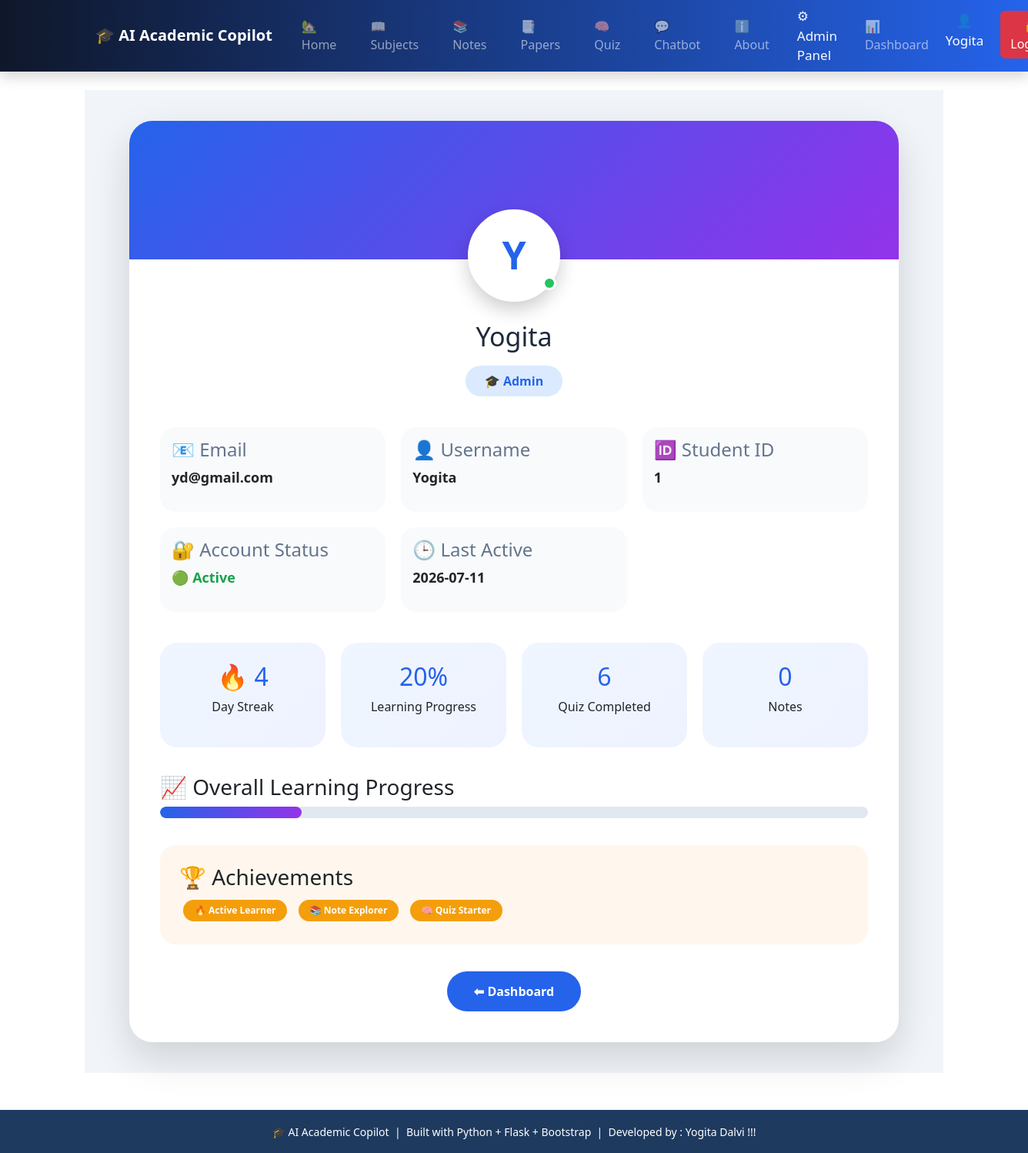
Screenshot of /profile (signed in) with the database file from the repository.
### tables this page shows
CREATE TABLE users (
    id INTEGER PRIMARY KEY AUTOINCREMENT,
    fullname TEXT,
    email TEXT,
    username TEXT UNIQUE,
    password TEXT,
    role TEXT DEFAULT 'student'
);

CREATE TABLE user_activity (
    id INTEGER PRIMARY KEY AUTOINCREMENT,
    user_id INTEGER,
    login_date TEXT,
    action TEXT
);

### app.py (the view)
@app.route("/profile")
def profile():
    if "user_id" not in session:
        return redirect("/login")
    conn = sqlite3.connect("database.db")
    cur = conn.cursor()
    cur.execute("""
    SELECT id, fullname, email, username, role
    FROM users
    WHERE id=?
    """,(session["user_id"],))
    user = cur.fetchone()
    cur.execute("""
    SELECT COUNT(*)
    FROM quiz_results
    WHERE user_id=?
    """,(session["user_id"],))
    quiz_count = cur.fetchone()[0]
    notes_count = 0
    cur.execute("""
    SELECT COUNT(DISTINCT login_date)
    FROM user_activity
    WHERE user_id=?
    """,(session["user_id"],))
    login_days = cur.fetchone()[0]
    total_activity = quiz_count + login_days
    target = 50   # maximum expected activity
    progress = int(
        (total_activity / target) * 100
    )
    if progress > 100:
        progress = 100
    cur.execute("""
    SELECT COUNT(DISTINCT login_date)
    FROM user_activity
    WHERE user_id=?
    """,(session["user_id"],))
    streak = cur.fetchone()[0]
    cur.execute("""
    SELECT login_date
    FROM user_activity
    WHERE user_id=?
    ORDER BY id DESC
    LIMIT 1
    """,(session["user_id"],))
    last_active = cur.fetchone()
    if last_active:
        last_active = last_active[0]
    else:
        last_active = "No Activity"
    conn.close()
    return render_template(
        "profile.html",
        user=user,
        quiz_count=quiz_count,
        streak=streak,
        notes_count=notes_count,
        progress=progress,
        last_active=last_active
    )

### templates/profile.html (shortened to what this page needs)
{% extends "base.html" %}
{% block content %}
<div class="profile-page">
<div class="profile-wrapper">
<div class="cover">
<div class="avatar-box">
<div class="avatar">
{{ user[1][0] }}
</div>
<div class="online"></div>
</div>
</div>
<div class="profile-content">
<h1>
{{ user[1] }}
</h1>
<div class="role">
🎓 {{ user[4]|title }}
</div>
<div class="info-section">
<div class="info-card">
<h4>📧 Email</h4>
<p>{{ user[2] }}</p>
</div>
<div class="info-card">
<h4>👤 Username</h4>
<p>{{ user[3] }}</p>
</div>
<div class="info-card">
<h4>🆔 Student ID</h4>
<p>{{ user[0] }}</p>
</div>
<div class="info-card">
<h4>🔐 Account Status</h4>
<p style="color:#16a34a;">
🟢 Active
</p>
</div>
<div class="info-card">
<h4>🕒 Last Active</h4>
<p>{{ last_active }}</p>
</div>
</div>
<div class="stats">
<div class="stat-card">
<h2>🔥 {{ streak }}</h2>
<p>Day Streak</p>
</div>
<div class="stat-card">
<h2>{{ progress }}%</h2>
<p>Learning Progress</p>
</div>
<div class="stat-card">
<h2>{{ quiz_count }}</h2>
<p>Quiz Completed</p>
</div>
<div class="stat-card">
<h2>{{ notes_count }}</h2>
<p>Notes</p>
</div>
</div>
<div class="progress-box">
<h3>📈 Overall Learning Progress</h3>
<div class="progress">
<div class="progress-bar"
style="width:{{ progress }}%">
</div>
</div>
</div>
<div class="achievement">
<h3>🏆 Achievements</h3>
<span class="badge">
🔥 Active Learner
</span>
<span class="badge">
📚 Note Explorer
</span>
<span class="badge">
🧠 Quiz Starter
</span>
</div>
<a href="/dashboard"
class="dashboard-btn">
⬅ Dashboard
</a>
</div>
</div>
</div>
{% endblock %}

### static/css/chatbot.css (style rules this page uses)
* { margin:0; padding:0; box-sizing:border-box; font-family:"Segoe UI",sans-serif; }
.avatar { width:42px; height:42px; border-radius:50%; display:flex; align-items:center; justify-content:center; margin:0 10px; font-size:20px; }

### templates/profile.html (style rules this page uses)
.profile-page { padding:40px; background:#f1f5f9; min-height:90vh; }
.profile-wrapper { max-width:1000px; margin:auto; background:white; border-radius:30px; overflow:hidden; box-shadow:0 20px 50px rgba(0,0,0,.15); }
.cover { height:180px; background: linear-gradient(135deg,#2563eb,#9333ea); position:relative; }
.avatar-box { position:absolute; bottom:-55px; left:50%; transform:translateX(-50%); }
.avatar { width:120px; height:120px; border-radius:50%; background:white; color:#2563eb; display:flex; justify-content:center; align-items:center; font-size:50px; font-weight:800; border:6px solid white; box-shadow:0 10px 25px rgba(0,0,0,.2); }
.online { width:18px; height:18px; background:#22c55e; border-radius:50%; position:absolute; right:15px; bottom:15px; border:3px solid white; }
.profile-content { padding:80px 40px 40px; text-align:center; }
.profile-content h1 { font-size:34px; color:#1e293b; }
.role { display:inline-block; margin-top:10px; padding:8px 25px; border-radius:25px; background:#dbeafe; color:#2563eb; font-weight:bold; }
.info-section { margin-top:40px; display:grid; grid-template-columns:repeat(auto-fit,minmax(250px,1fr)); gap:20px; }
.info-card { padding:15px; border-radius:20px; background:#f8fafc; text-align:left; transition:.3s; }
.info-card h4 { color:#64748b; }
.info-card p { font-size:18px; font-weight:600; }
.stats { margin-top:40px; display:grid; grid-template-columns:repeat(auto-fit,minmax(200px,1fr)); gap:20px; }
.stat-card { padding:25px; border-radius:22px; background:linear-gradient( 135deg,#eff6ff,#eef2ff); }
.stat-card h2 { font-size:32px; color:#2563eb; }
.progress-box { margin-top:35px; text-align:left; }
.progress { height:15px; background:#e2e8f0; border-radius:20px; overflow:hidden; }
.progress-bar { height:100%; background:linear-gradient( 90deg,#2563eb,#9333ea); border-radius:20px; }
.achievement { margin-top:35px; padding:25px; border-radius:20px; background:#fff7ed; text-align:left; }
.badge { display:inline-block; background:#f59e0b; color:white; padding:8px 15px; border-radius:20px; margin:5px; }
.dashboard-btn { display:inline-block; margin-top:35px; padding:14px 35px; background:#2563eb; color:white; border-radius:30px; text-decoration:none; font-weight:bold; }

### rows the page displays
users: fullname "Y", fullname "Yogita", role "Admin", email "yd@gmail.com", username "Yogita", id "1"
user_activity: login_date "2026-07-11"

### other values shown
{{ session.get('username') }} "Yogita"
{{ streak }} "4"
{{ progress }} "20"
{{ quiz_count }} "6"
{{ notes_count }} "0"
